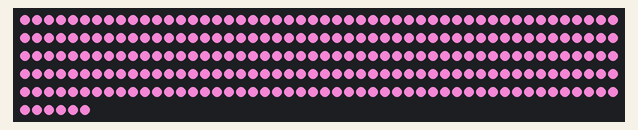
Recording of a sketch running on a simulated Arduino Uno, built with avr-gcc and run on an emulated ATmega328P. On the bench: 256 RGB LEDs in strip order, left to right, continuing on the next row.

Above: at 0.18 s.
At 20.67 s:
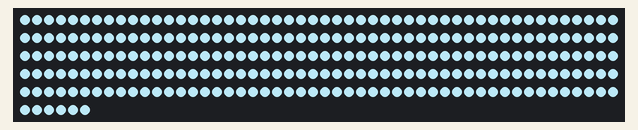
At 39.67 s:
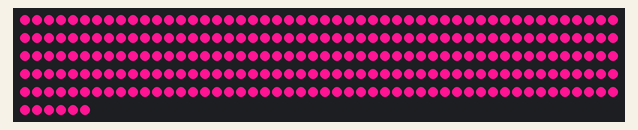

The sketch:

dansuriFLash.ino
```cpp
#include <Adafruit_NeoPixel.h>
#include <math.h>

#ifndef M_PI
  #define M_PI 3.14159265358979323846
#endif

// ---------------- NeoPixel ----------------
#define LED_PIN    2
#define NUM_LEDS   256   // 16×16 matrix
Adafruit_NeoPixel strip(NUM_LEDS, LED_PIN, NEO_GRB + NEO_KHZ800);

// duration of one full pink→blue→pink cycle (in ms)
const unsigned long DUR_MS = 2000;

// endpoint colors
const uint8_t PINK_R = 255, PINK_G =  20, PINK_B = 147;
const uint8_t BLUE_R = 173, BLUE_G = 216, BLUE_B = 230;

unsigned long startTime;

void setup() {
  strip.begin();
  strip.show();      // initialize all pixels to “off”
  startTime = millis();
}

void loop() {
  // how many ms since we started
  unsigned long elapsed = millis() - startTime;
  // map elapsed → [0 … 1) every DUR_MS
  float phase = float(elapsed % DUR_MS) / float(DUR_MS);
  // full sine wave from 0→2π
  float angle = phase * 2.0f * M_PI;
  // u goes smoothly from 0→1→0
  float u = (sin(angle) + 1.0f) * 0.5f;

  // interpolate each channel: C = C_pink*(1-u) + C_blue*u
  uint8_t r = uint8_t(PINK_R * (1.0f - u) + BLUE_R * u);
  uint8_t g = uint8_t(PINK_G * (1.0f - u) + BLUE_G * u);
  uint8_t b = uint8_t(PINK_B * (1.0f - u) + BLUE_B * u);

  // set entire matrix at once
  for (uint16_t i = 0; i < NUM_LEDS; i++) {
    strip.setPixelColor(i, strip.Color(r, g, b));
  }
  strip.show();

  delay(20);
}
```
